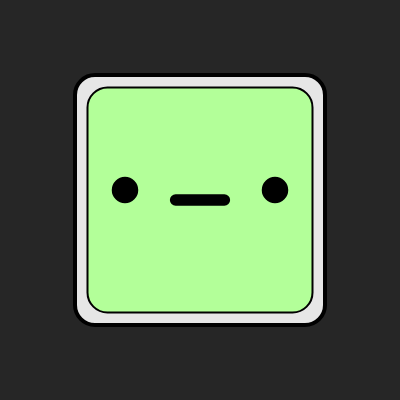
Frame 1 (no input)
Frame 60 (no input): identical to frame 1, image omitted
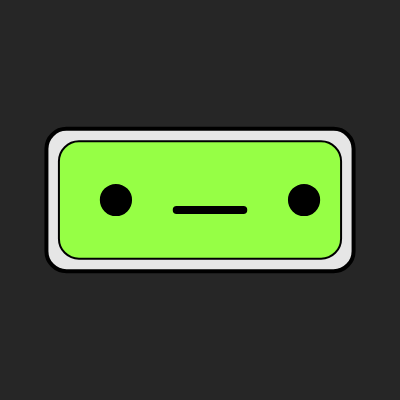
Frame 120 (the mouse pressed at the canvas centre since frame 60)

The p5.js sketch that drew these frames (run headless with seeded random() and noise() and a simulated clock; from frame 60 on, the mouse is pressed at the canvas centre):

// p5.js sketch
// ── sketch.js
//INSTRUCTIONS
//Left Click (mouse) to Randomize shape and color
//Press S to change to a random color
//Hold A and drag to manually change size

//Body Varible - start
let screenHeight = 250;
let screenWidth = 250;

// Canvas Variable
let VAR = 400; 

function setup() {
  createCanvas(VAR, VAR);
  frameRate(100);
  TheColor = color(179, 255, 153);
  
}

function draw() {
  background(38, 38, 38);
  
//Variables for colored screen size - directly dependent on body
  colorHeight = screenHeight-25
  colorWidth = screenWidth-25
  
//Variables for Face position - Moves face with mouse slightly IF mouse is in range of the canvas (see credit below)
  if (mouseX <= VAR && mouseY <= VAR) {
  faceHeight = height/2 + mouseX/20
  faceWidth = width/2 + mouseY/20
  }
  else{
  faceHeight = height/2 
  faceWidth = width/2 
  }
  
  //Main body
  rectMode(CENTER);
  fill (230, 230, 230);
  strokeWeight(4);
  rect(width/2, height/2, screenHeight, screenWidth, 20);
 
  //Screen (Changes Colors)
  rectMode(CENTER);
  push();
  fill (TheColor);  //Color Randomization
  strokeWeight(2);
  rect(width/2, height/2, colorHeight, colorWidth, 20); //Last value smooths out corners
  pop();
 
  //Eye 1
  ellipseMode(CENTER);
  fill(0,0,0);
  circle(faceHeight+colorHeight/3, faceWidth-10, colorHeight/10);
  
  //Eye 2
  ellipseMode(CENTER);
  fill(0,0,0);
  circle(faceHeight-colorHeight/3, faceWidth-10, colorHeight/10);
  
  //Mouth
  rectMode(CENTER);
  fill(0,0,0);
  rect(faceHeight, faceWidth, colorHeight/4, colorWidth/30, 20);
  
  //Code refrenced from Mac087: If the mouse is in range of the canvas AND if "A" is down, then change size relative to mouse position
  if (mouseX <= VAR && mouseY <= VAR && keyIsDown (65)) 
  {
  screenHeight = mouseX-60;
  screenWidth = mouseY-60; //Size
  } 
  
}
  
//Activates on mouse click, randomizes Everything once (Size and Color)
function mousePressed() { 

 
  screenHeight = random(75, 400);
  screenWidth = random(75, 400);  //Size

  TheColor = color (random(0,200), (255), random(0,200));   //Color
  
}

//Activate on "S", Randomizes color (colored screen) once: shades of green
function keyPressed()
{
  if (keyCode == 83) 
  {
  TheColor = color (random(0,200), (255), random(0,200));   //Color
  }
  
}
